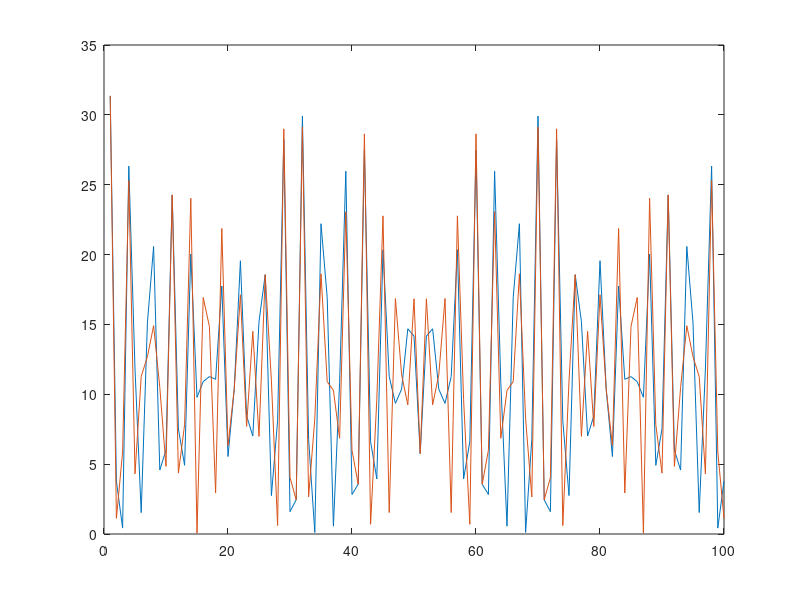

MATLAB code for this plot:
clc;clear;close all
M = 50;
N = 100;

x = zeros(M,1);
x([1,40,69]) = [1.2;1.6;2.8];
y = abs(fft(x,N)).^2;
figure(1)
plot(1:N,y);hold on
x2 = zeros(M,1);
x2([1,30,69]) = [1.2;1.6;2.8];
y = abs(fft(x2,N)).^2;
plot(1:N,y);hold on